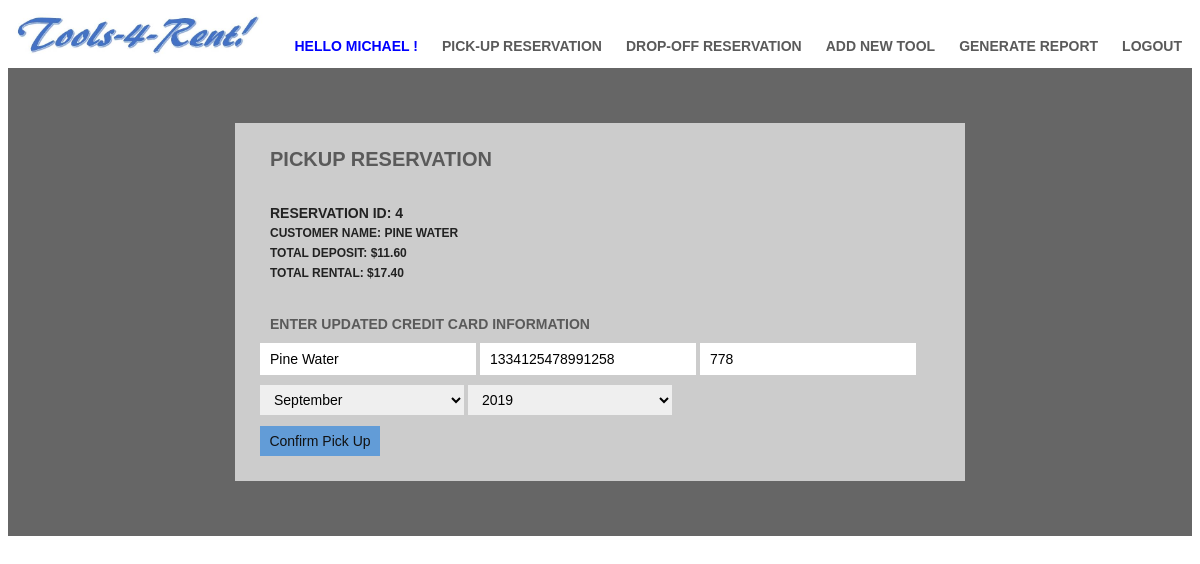
The app's page /pickup_reservation_id.php?rID=4 (signed in) with its own data.
### tables this page shows
CREATE TABLE CreditCard (
  email varchar(250) NOT NULL,
  name varchar(100),
  number char(16),
  cvc char(3),
  exp_mon char(10),
  exp_yr char(10),
  PRIMARY KEY email (email)
);

### pickup_reservation_id.php (the view, shortened to what this page needs)
<?php
include 'lib/connection.php';
if (isset($_POST['submit'])) {
    $rID = mysqli_real_escape_string($conn, $_POST['rID']);
} else {
    $rID = mysqli_real_escape_string($conn, $_REQUEST['rID']);
}
$name = $number = $cvc = $exp_mon = $exp_yr = "";
$sql = "SELECT Reservation.reservationID, CONCAT(Customer.first_name, ' ', Customer.last_name) AS customer_name, " .
    " Customer.email as customer_email, ReservationSum.price * 0.40 AS deposit, " .
    " ReservationSum.price * 0.15 * ReservationSum.days AS rental  " .
    " FROM Reservation, Customer, (SELECT Reservation.reservationID AS reservationID, " .
    " SUM(Tool.purchase_price) AS price, (Reservation.end_date - Reservation.start_date)  " .
    " AS days FROM Reservation, ToolReservation, Tool WHERE Reservation.reservationID = ToolReservation.reservationID  " .
    " AND ToolReservation.toolID = Tool.toolID GROUP BY Reservation.reservationID) AS ReservationSum WHERE  " .
    " Reservation.customer_email = Customer.email AND Reservation.reservationID = ReservationSum.reservationID   " .
    "  AND Reservation.reservationID = '$rID';";
$result = mysqli_query($conn, $sql);
$resultCheck = mysqli_num_rows($result);
if ($resultCheck < 1) {
} else {
    $row = mysqli_fetch_array($result, MYSQLI_ASSOC);
    $customer_name = $row['customer_name'];
    $deposit=$row['deposit'];
    $rental=$row['rental'];
    $customer_email=$row['customer_email'];
}
$sql = "SELECT name, number, cvc, exp_mon, exp_yr FROM CreditCard WHERE email = '$customer_email'; ";
$result = mysqli_query($conn, $sql);
$resultCheck = mysqli_num_rows($result);
if ($resultCheck < 1) {
    $rID_error = "no credit card found";
} else {
    $row = mysqli_fetch_array($result, MYSQLI_ASSOC);
    $name = $row['name'];
    $number=$row['number'];
    $cvc=$row['cvc'];
    $exp_mon=$row['exp_mon'];
    $exp_yr=$row['exp_yr'];
}
?>
<!DOCTYPE html>
<html>
<head>
    <link rel="stylesheet" type="text/css" href="main_customer.css">
</head>
<body>
<div class="header">
    <ul class="headerList">
        <li><a style="color: blue;">Hello <?php echo $_SESSION['first_name'] ?> !</a></li>
        <li><a href="pickup_reservation.php">Pick-Up reservation</a></li>
        <li><a href="dropoff_reservation.php">drop-off reservation</a></li>
        <li><a href="add_new_tool.php">Add New Tool</a></li>
        <li><a href="generate_report.php">Generate report</a></li>
        <li><a href="logout.php">Logout</a></li>
    </ul>
</div>
<div class="mainbody">
    <div class="mainbodySpaceHolder">
    </div>
    <div class="mainbodyWrapper2">
        <a class="formTitle">Pickup Reservation</a><br>
        <li><a></a></li><br>
        <li><a class = "content" style="font-size: 14px">Reservation ID: <?=$rID?></a></li><br>
        <li><a class = "content">Customer Name: <?=$customer_name?></a></li><br>
        <li><a class = "content">Total Deposit: $<?=number_format((float)$deposit, 2)?></a></li><br>
        <li><a class = "content">Total Rental: $<?=number_format((float)$rental, 2)?></a></li><br>
        <li><a></a></li><br>
            <form action="pickup_reservation_confirmation.php" method="POST">
                <a>Enter Updated Credit Card Information</a><br>
                <input type="text" name="name" value="<?= $name?>" placeholder="Name on Credit Card">
                <input type="text" name="number" value="<?= $number?>" placeholder="Credit Card Number">
                <input type="text" name="cvc" value="<?= $cvc?>" placeholder="CVC"><br>
                <select class="pulldown" name="exp_mon" value="<?= $exp_mon?>">
                    <?php
                    if ($exp_mon == "0") {
                        echo "<option value=\"0\">January</option>";
                    } elseif ($exp_mon == "1") {
                        echo "<option value=\"1\">February</option>";
                    } elseif ($exp_mon == "2") {
                        echo "<option value=\"2\">March</option>";
                    } elseif ($exp_mon == "3") {
                        echo "<option value=\"3\">April</option>";
                    } elseif ($exp_mon == "4") {
                        echo "<option value=\"4\">May</option>";
                    } elseif ($exp_mon == "5") {
                        echo "<option value=\"5\">June</option>";
                    } elseif ($exp_mon == "6") {
                        echo "<option value=\"6\">July</option>";
                    } elseif ($exp_mon == "7") {
                        echo "<option value=\"7\">August</option>";
                    } elseif ($exp_mon == "8") {
                        echo "<option value=\"8\">September</option>";
                    } elseif ($exp_mon == "9") {
                        echo "<option value=\"9\">October</option>";
                    } elseif ($exp_mon == "10") {
                        echo "<option value=\"10\">November</option>";
                    } elseif ($exp_mon == "11") {
                        echo "<option value=\"11\">December</option>";
                    }
                    ?>
                </select>
                <select class="pulldown" name="exp_yr" value="<?= $exp_yr?>">
                    <?php
                    if ($exp_yr != "") {
                        echo "<option value=\"$exp_yr\">" . $exp_yr . "</option>";
                    }
                    ?>
                </select>
                <li><a></a></li><br>
                <button type="submit", name="submit">Confirm Pick Up</button>
            </form>
    </div>
    <div class="mainbodySpaceHolder">
    </div>
</div>
</body>
</html>

### main_customer.css (style rules this page uses)
a { color: #5a5a5a; font-family: "Arial"; font-size: 14px; font-weight: bold; padding: 14px 10px; text-transform: uppercase; text-decoration: none; }
li { display: inline; }
.header { background-image:url(header_image.jpg); height: 60px; background-repeat: no-repeat; background-size: 22%; }
.headerList { float: right; }
.headerList a { line-height: 45px; padding-top: 15px; }
.mainbody { background-color: #666; }
.mainbodySpaceHolder { height: 45px; }
.mainbodyWrapper2 { margin: auto; margin-top: 10px; margin-bottom: 10px; padding: 25px 25px; width: 680px; background-color: #ccc; }
.mainbody div a { font-size: 20px; }
.mainbody div li a { font-size: 14px; line-height: 32px; margin-top: 10px; color: #222; }
.mainbody div li .content { font-size: 12px; line-height: 20px; margin-top: 4px; color: #222; }
.mainbody div form input { width: 30%; height: 30px; padding-left: 10px; margin-top: 10px; border: none; line-height: 30px; font-size: 14px; }
.mainbody div form select { width: 30%; height: 30px; padding-left: 10px; margin-top: 10px; border: none; line-height: 30px; font-size: 14px; }
.mainbody div form button { width: 120px; height: 30px; border: none; margin-top: 10px; background-color: #629cd7; font-size: 14px; color: #111; cursor: pointer; }
.mainbody div form a { font-size: 14px; font-weight: bold; }

### records on screen
creditcard: name "Pine Water", number "1334125478991258", cvc "778", exp_mon "September", exp_yr "2019"

### other values on screen
$_SESSION['first_name'] "MICHAEL"
$rID "4"
$customer_name "PINE WATER"
$deposit "11.60"
$rental "17.40"
